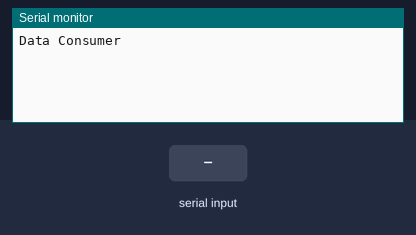
The sketch below on a simulated Arduino Uno, built with avr-gcc and run on an emulated ATmega328P. Shown: the last lines printed to the serial monitor. The inputs (shaded band) are chosen by the test bench.

Above: at 1.5 s.
1.6 s: "y\n" received over the second serial link
At 2.6 s:
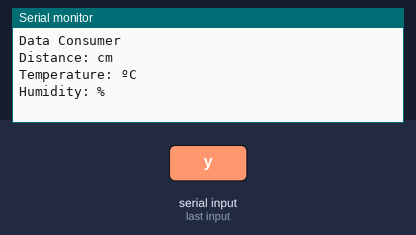
3.1 s: "y\n" received over the second serial link
At 5.06 s:
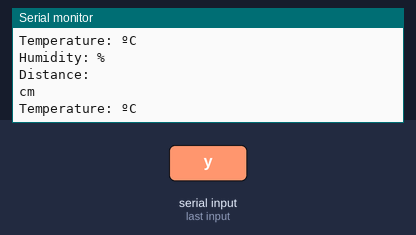

The sketch:

Data_Consumer.ino
```cpp
#include "SoftwareSerial.h"
#include "Wire.h"

SoftwareSerial xbeeSerial(2, 3);

#define SLAVE_ADDR 0x04
#define SLEEP 500

char received[12];

char msg[10];
int i = 0, requesting = 0;
char a = 'y';
char *distance, *temperature, *humidity;
char inputChar;
uint8_t i2cReceiver;

void setup()
{
    Serial.begin(9600);
    xbeeSerial.begin(9600);
    delay(75);
    distance = 0;
    temperature = 0;
    humidity = 0;
    Wire.begin(SLAVE_ADDR);
    delay(75);
    Wire.onRequest(response_data);
    delay(75);
    Serial.println("Data Consumer");
    delay(75);
}

void loop(void){

  requestProd();
}

void response_data(){

  char text[10];
  sprintf(text, "%s%s%s", distance, temperature, humidity);
  Serial.println(text);

  Wire.write(text,9);
}

void requestProd()
{

  if (requesting == 0)
  {
    xbeeSerial.print('1');
    delay(75);
    requesting = 1;
  }

  while (!xbeeSerial.available());
  a = xbeeSerial.read();
  received[i++] = a;

  if (a == 'y')
  {
      received[--i] = '\0';

      Serial.print("Distance: ");
      distance = strtok(received, "x");
      Serial.print(distance);
      Serial.println("cm");
      delay(80);

      Serial.print("Temperature: ");
      temperature = strtok(NULL, "x");
      Serial.print(temperature);
      Serial.println("ºC");
      delay(80);

      Serial.print("Humidity: ");
      humidity = strtok(NULL, "x");
      Serial.print(humidity);
      Serial.println("%");
      Serial.print("\n");
      delay(80);

      i = 0;
      requesting = 0;

      delay(3000);
  }
}
```

Measured:
- after the input at 1.6 s, the serial monitor: prints a new line at once (image 1)
- after the input at 3.1 s, the serial monitor: prints a new line after 1.8 s (image 2)
